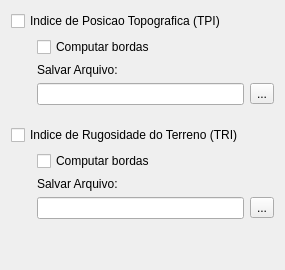
            <widget class="QWidget" name="tab_41">
             <attribute name="title">
              <string>TPI e TRI</string>
             </attribute>
             <layout class="QGridLayout" name="gridLayout_6">
              <item row="1" column="1">
               <widget class="QCheckBox" name="checkBox_23">
                <property name="text">
                 <string>Computar bordas</string>
                </property>
                <property name="checkable">
                 <bool>true</bool>
                </property>
                <property name="checked">
                 <bool>false</bool>
                </property>
               </widget>
              </item>
              <item row="4" column="1">
               <widget class="QLabel" name="label_11">
                <property name="text">
                 <string>Salvar Arquivo:</string>
                </property>
               </widget>
              </item>
              <item row="5" column="3">
               <widget class="QToolButton" name="toolButton_6">
                <property name="text">
                 <string>...</string>
                </property>
               </widget>
              </item>
              <item row="11" column="3">
               <widget class="QToolButton" name="toolButton_7">
                <property name="text">
                 <string>...</string>
                </property>
               </widget>
              </item>
              <item row="9" column="1">
               <widget class="QCheckBox" name="checkBox_25">
                <property name="text">
                 <string>Computar bordas</string>
                </property>
                <property name="checkable">
                 <bool>true</bool>
                </property>
                <property name="checked">
                 <bool>false</bool>
                </property>
               </widget>
              </item>
              <item row="11" column="1" colspan="2">
               <widget class="QLineEdit" name="lineEdit_8">
                <property name="styleSheet">
                 <string notr="true">color: rgb(140, 140, 140);</string>
                </property>
                <property name="text">
                 <string/>
                </property>
               </widget>
              </item>
              <item row="5" column="1" colspan="2">
               <widget class="QLineEdit" name="lineEdit_7">
                <property name="styleSheet">
                 <string notr="true">color: rgb(140, 140, 140);</string>
                </property>
                <property name="text">
                 <string/>
                </property>
               </widget>
              </item>
              <item row="12" column="2">
               <spacer name="verticalSpacer_7">
                <property name="orientation">
                 <enum>Qt::Vertical</enum>
                </property>
                <property name="sizeHint" stdset="0">
                 <size>
                  <width>20</width>
                  <height>40</height>
                 </size>
                </property>
               </spacer>
              </item>
              <item row="7" column="2">
               <spacer name="verticalSpacer_8">
                <property name="orientation">
                 <enum>Qt::Vertical</enum>
                </property>
                <property name="sizeType">
                 <enum>QSizePolicy::Fixed</enum>
                </property>
                <property name="sizeHint" stdset="0">
                 <size>
                  <width>20</width>
                  <height>14</height>
                 </size>
                </property>
               </spacer>
              </item>
              <item row="1" column="0">
               <spacer name="horizontalSpacer_4">
                <property name="orientation">
                 <enum>Qt::Horizontal</enum>
                </property>
                <property name="sizeType">
                 <enum>QSizePolicy::Fixed</enum>
                </property>
                <property name="sizeHint" stdset="0">
                 <size>
                  <width>20</width>
                  <height>20</height>
                 </size>
                </property>
               </spacer>
              </item>
              <item row="0" column="0" colspan="3">
               <widget class="QCheckBox" name="checkBox_22">
                <property name="text">
                 <string>Indice de Posicao Topografica (TPI)</string>
                </property>
                <property name="checkable">
                 <bool>true</bool>
                </property>
                <property name="checked">
                 <bool>false</bool>
                </property>
               </widget>
              </item>
              <item row="8" column="0" colspan="3">
               <widget class="QCheckBox" name="checkBox_24">
                <property name="text">
                 <string>Indice de Rugosidade do Terreno (TRI)</string>
                </property>
                <property name="checkable">
                 <bool>true</bool>
                </property>
                <property name="checked">
                 <bool>false</bool>
                </property>
               </widget>
              </item>
              <item row="9" column="0">
               <spacer name="horizontalSpacer_7">
                <property name="orientation">
                 <enum>Qt::Horizontal</enum>
                </property>
                <property name="sizeType">
                 <enum>QSizePolicy::Maximum</enum>
                </property>
                <property name="sizeHint" stdset="0">
                 <size>
                  <width>16</width>
                  <height>20</height>
                 </size>
                </property>
               </spacer>
              </item>
              <item row="10" column="1">
               <widget class="QLabel" name="label_12">
                <property name="text">
                 <string>Salvar Arquivo:</string>
                </property>
               </widget>
              </item>
             </layout>
            </widget>
